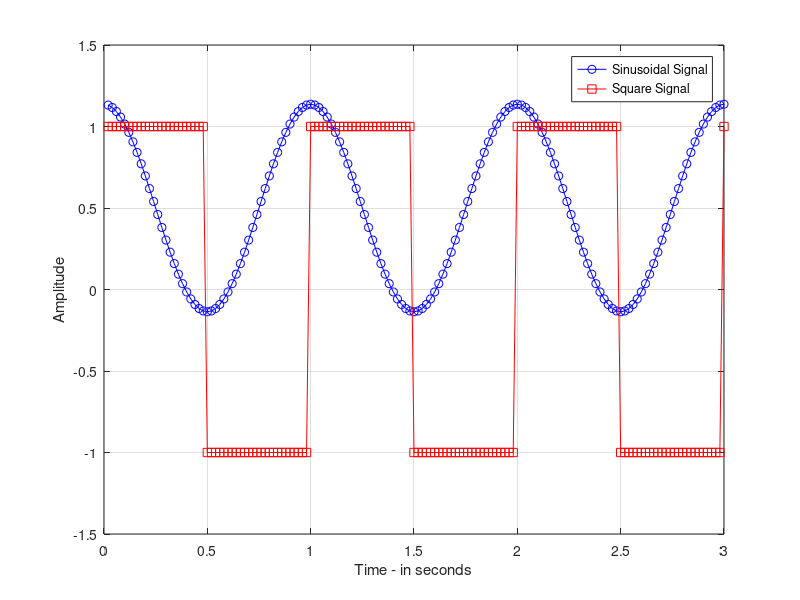
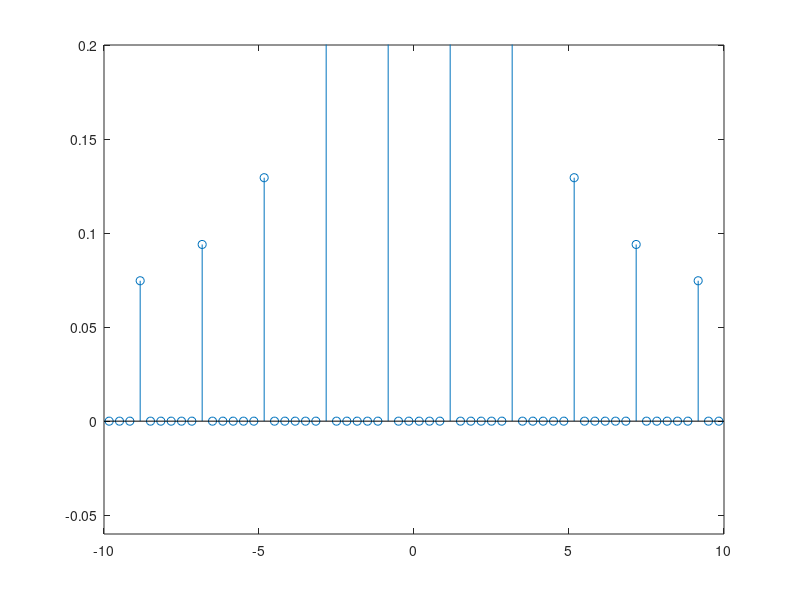

Write the MATLAB code that produced these figures, in order.
 clear all
 close all
 clc

fs = 50;
ts  = 1/fs;
T = 3;
t = ts:ts:T;
fm = 1;
%m1 = cos(2*pi*fm*t)
%m1 = cos(2*pi*fm*t) + 2*cos(2*pi*(2*fm*t));
m1  = 0.5 + (1/pi)*exp(j*2*pi*fm*t) + (1/pi)*exp(-j*2*pi*fm*t);
m2 = square(2*pi*fm*t);
figure(1)
plot(t,m1,'b-o')
hold on
plot(t,m2,'r-s')
grid on 
xlabel('Time - in seconds')
ylabel('Amplitude')
axis([0 T -1.5 1.5])
legend('Sinusoidal Signal','Square Signal')
%Find the Fourier Transform of a signal
n = length(m2);
fre = fftshift(fft(m2,n)); %Computes the Fourier Transform ( y-axis)
f = (-(n-1)/2 : (n-1)/2)*(fs/n);%generates the discrete frequency (x-axix)
figure(2)
stem(f,abs(fre)/n)
axis([-10 10 -0.06 0.2])
% load handel % it generates Fs and audio
% ts  = 1/Fs;
% t = ts*(1:length(y));
% plot(t,y);
% grid on
% xlabel('Time - in seconds')
% ylabel('Amplitude')
% soundsc(y,Fs)
% % Find the Fourier Transform of a signal
% n = length(y); % y is input signal
% fre = fftshift(fft(y,n));
% f = (-(n-1)/2 : (n-1)/2)*(Fs/n);
% figure(2)
% stem(f,abs(fre)/n)
% grid on

% f_cutoff = 500;
% f_stop  = 600;
% lpFilt = designfilt('lowpassfir','PassbandFrequency',f_cutoff,'StopbandFrequency',f_stop,...
%     'SampleRate',Fs);
% fvtool(lpFilt)
% y_filter_out = filter(lpFilt,y) % m is the message signal
% figure(2)
% stem(f,abs(fre)/n,'r')
% grid on
% xlim([-2500 2500])
% soundsc(y,Fs)
% pause
% soundsc(y_filter_out,Fs)
